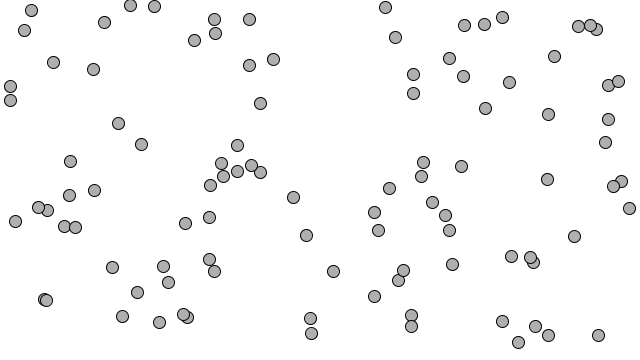
Frame 1 (no input)
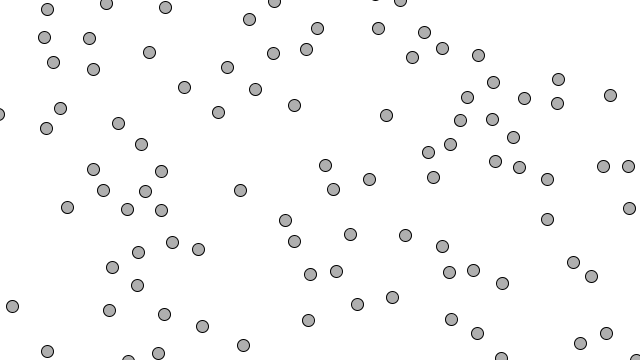
Frame 60 (the mouse pressed at the canvas centre just before this capture)
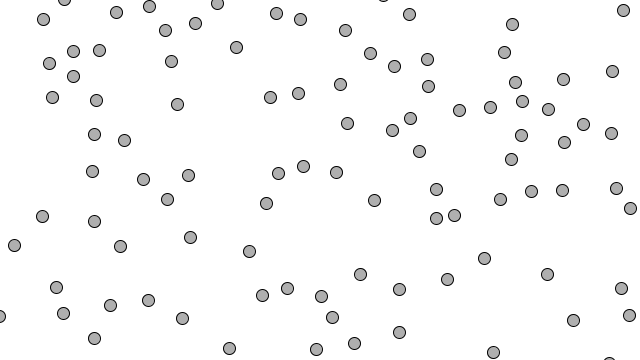
Frame 120 (the mouse held since frame 60 and released just before this capture)

The Processing sketch that drew these frames (run headless with seeded random() and noise(); from frame 60 on, the mouse is pressed at the canvas centre):

// Processing sketch: noc_06_06_separation
// ── noc_06_06_separation.pde


ArrayList<Vehicle> vehicles;

void setup() {
  size(640,360);
  vehicles = new ArrayList<Vehicle>();
  
  for(int i=0;i<100;i++) {
    vehicles.add(new Vehicle(random(width),random(height)));
  }
  
}

void draw() {
  background(255);
  
  for (Vehicle v: vehicles) {
    v.separate(vehicles);
    v.update();
    v.display();
    v.borders();
  
  }
}
// ── Vehicle.pde
class Vehicle {
  PVector location;
  PVector velocity;
  PVector acceleration;
  float r;
  float maxforce;    
  float maxspeed;    

    
  Vehicle(float x, float y) {
    location = new PVector(x, y);
    r = 12;
    maxspeed = 3;
    maxforce = 0.2;
    acceleration = new PVector(0, 0);
    velocity = new PVector(0, 0);
  }

  void applyForce(PVector force) {    
    acceleration.add(force);
  }

  // Separation  
  void separate (ArrayList<Vehicle> vehicles) {
    float desiredseparation = r*2;
    PVector sum = new PVector();
    int count = 0;    
    for (Vehicle other : vehicles) {
      float d = PVector.dist(location, other.location);
      if ((d > 0) && (d < desiredseparation)) {
        PVector diff = PVector.sub(location, other.location);
        diff.normalize();
        diff.div(d);        // Weight by distance
        sum.add(diff);
        count++;            // Keep track of how many
      }
    }
    
    if (count > 0) {
      sum.setMag(maxspeed);
      PVector steer = PVector.sub(sum, velocity);
      steer.limit(maxforce);
      applyForce(steer);
    }
  }



  void update() {
    velocity.add(acceleration);
    velocity.limit(maxspeed);
    location.add(velocity);
    acceleration.mult(0);
  }

  void display() {
    fill(175);
    stroke(0);
    pushMatrix();
    translate(location.x, location.y);
    ellipse(0, 0, r, r);
    popMatrix();
  }

  void borders() {
    if (location.x < -r) location.x = width+r;
    if (location.y < -r) location.y = height+r;
    if (location.x > width+r) location.x = -r;
    if (location.y > height+r) location.y = -r;
  }
}
